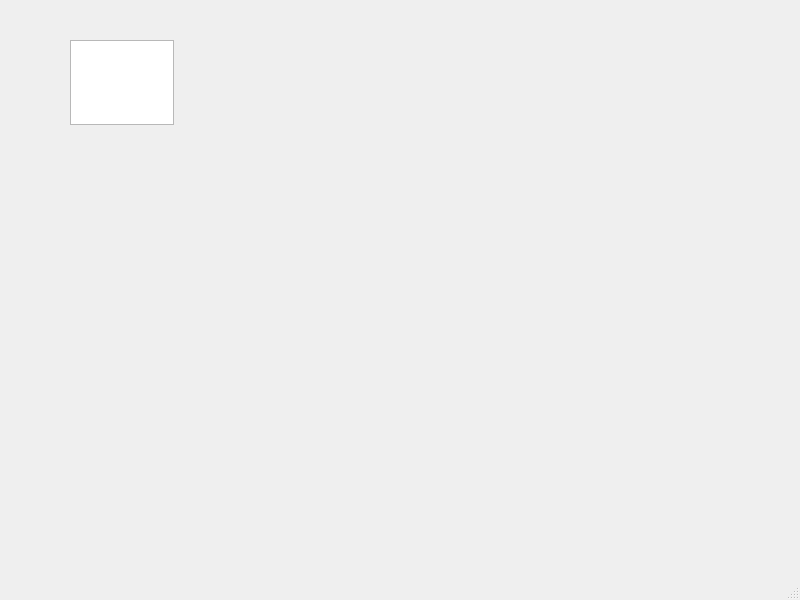
<?xml version="1.0" encoding="UTF-8"?>
<ui version="4.0">
 <class>MainWindow</class>
 <widget class="QMainWindow" name="MainWindow">
  <property name="geometry">
   <rect>
    <x>0</x>
    <y>0</y>
    <width>800</width>
    <height>600</height>
   </rect>
  </property>
  <property name="windowTitle">
   <string>MainWindow</string>
  </property>
  <widget class="QWidget" name="centralwidget">
   <widget class="QTextEdit" name="logViewer">
    <property name="geometry">
     <rect>
      <x>70</x>
      <y>40</y>
      <width>104</width>
      <height>85</height>
     </rect>
    </property>
   </widget>
  </widget>
  <widget class="QMenuBar" name="menubar">
   <property name="geometry">
    <rect>
     <x>0</x>
     <y>0</y>
     <width>800</width>
     <height>25</height>
    </rect>
   </property>
  </widget>
  <widget class="QStatusBar" name="statusbar"/>
 </widget>
 <resources/>
 <connections/>
</ui>
